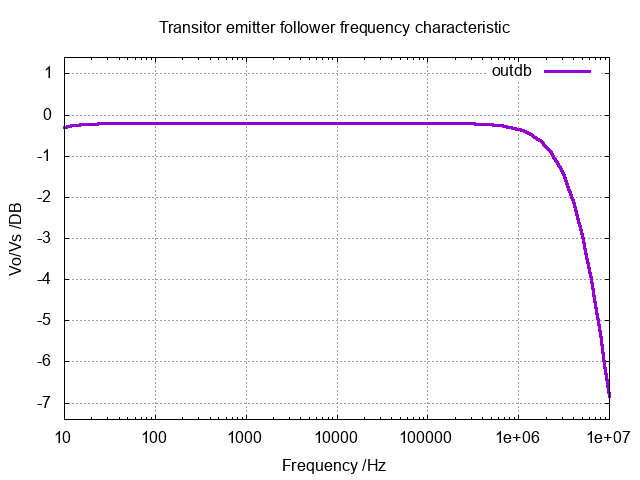

Reproduce this figure in gnuplot.
set encoding utf8
set termoption noenhanced
set title "Transitor emitter follower frequency characteristic"
set xlabel "Frequency /Hz"
set ylabel "Vo/Vs /DB"
set grid
set logscale x 
set xrange [1.000000e+01:1.000000e+07]
unset logscale y 
set yrange [-7.400000e+00:1.400000e+00]
#set xtics 1
#set x2tics 1
#set ytics 1
#set y2tics 1
set format y "%g"
set format x "%g"
plot 'emf1_frequency.data' using 1:2 with lines lw 3 title "outdb"
set terminal push
set terminal png noenhanced
set out 'emf1_frequency.png'
replot
set term pop
replot
